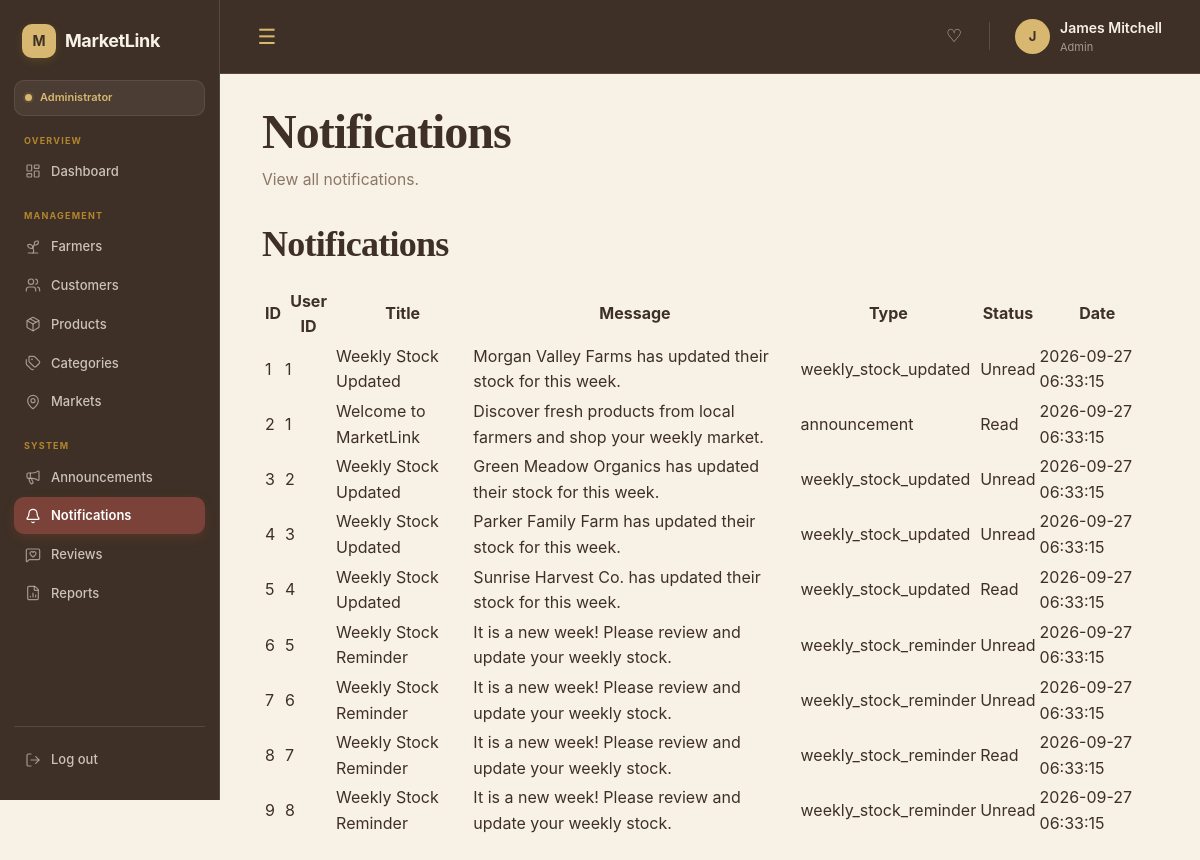
Page /admin/notifications.php (signed in) on the committed database.
### tables this page shows
CREATE TABLE `notifications` (
  `id` int(10) UNSIGNED NOT NULL,
  `user_id` int(10) UNSIGNED NOT NULL,
  `type` varchar(50) NOT NULL,
  `title` varchar(150) NOT NULL,
  `message` text NOT NULL,
  `is_read` tinyint(1) NOT NULL DEFAULT 0,
  `created_at` timestamp NOT NULL DEFAULT current_timestamp()
);

### admin/notifications.php (the view, shortened to what this page needs)
<?php
require_once __DIR__ . '/../includes/include.php';
$adminNotifications = [];
$errors = [];
$stmt = $conn->prepare("
    SELECT
        id,
        user_id,
        title,
        message,
        type,
        is_read,
        created_at
    FROM notifications
    ORDER BY created_at DESC
");
if ($stmt) {
    if ($stmt->execute()) {
        $result = $stmt->get_result();
        while ($row = $result->fetch_assoc()) {
            $adminNotifications[] = $row;
        }
    } else {
        $errors[] = 'Failed to load notifications: ' . $stmt->error;
    }
} else {
    $errors[] = 'Failed to prepare notifications query: ' . $conn->error;
}
?>
<!DOCTYPE html>
<html lang="en">
<head>
    <link rel="stylesheet" href="../assets/css/base.css">
    <link rel="stylesheet" href="../assets/css/navbar.css">
    <link rel="stylesheet" href="../assets/css/sidebar.css">
</head>
<body>
<div class="admin-container">
    <?php include __DIR__ . '/../includes/navbar.php'; ?>
    <?php include __DIR__ . '/../includes/sidebar.php'; ?>
    <main class="main-content">
        <div class="page-header">
            <div>
                <h1>
                    Notifications
                </h1>
                <p>
                    View all notifications.
                </p>
            </div>
        </div>
        <section class="table-section">
            <div class="section-header">
                <h2>
                    Notifications
                </h2>
            </div>
            <div class="table-responsive">
                <table class="data-table">
                    <thead>
                        <tr>
                            <th>ID</th>
                            <th>User ID</th>
                            <th>Title</th>
                            <th>Message</th>
                            <th>Type</th>
                            <th>Status</th>
                            <th>Date</th>
                        </tr>
                    </thead>
                    <tbody>
                        <?php if (!empty($adminNotifications)): ?>
                            <?php foreach ($adminNotifications as $notification): ?>
                                <tr>
                                    <td>
                                        <?= (int) $notification['id'] ?>
                                    </td>
                                    <td>
                                        <?= (int) $notification['user_id'] ?>
                                    </td>
                                    <td>
                                        <?= htmlspecialchars($notification['title'] ?? 'N/A') ?>
                                    </td>
                                    <td>
                                        <?= htmlspecialchars($notification['message'] ?? 'N/A') ?>
                                    </td>
                                    <td>
                                        <?= htmlspecialchars($notification['type'] ?? 'N/A') ?>
                                    </td>
                                    <td>
                                        <?php if ((int) $notification['is_read'] === 1): ?>
                                            <span class="status status-active">Read</span>
                                        <?php else: ?>
                                            <span class="status status-pending">Unread</span>
                                        <?php endif; ?>
                                    </td>
                                    <td>
                                        <?= htmlspecialchars($notification['created_at'] ?? 'N/A') ?>
                                    </td>
                                </tr>
                            <?php endforeach; ?>
                        <?php endif; ?>
                    </tbody>
                </table>
            </div>
        </section>
    </main>
</div>
</body>
</html>

### assets/css/base.css (style rules this page uses)
:root { --terracotta: #87483d; --terracotta-dark: #63261b; --terracotta-light: #a3786e; --terracotta-soft: #F3DDD7; --sage: #6F7C59; --sage-dark: #596545; --sage-light: #E4E9DC; --sage-soft: #EEF1E9; --marigold: #d8b871; --marigold-dark: #978050; --marigold-light: #F5E3AF; --marigold-soft: #FAF1D9; --cream: #F8F1E5; --cream-light: #FFF9F0; --cream-dark: #EDE0CC; --white: #FFFFFF; --text: #3E3026; --text-soft: #665143; --text-muted: #8B7766; --border: #DCCDB9; --border-light: #EAE1D5; --radius-sm: 10px; --radius-md: 16px; --radius-lg: 22px; --radius-xl: 30px; --radius-pill: 999px; --shadow-soft: 0 6px 20px rgba(62, 48, 38, 0.07); --shadow-card: 0 12px 32px rgba(62, 48, 38, 0.09); --shadow-hover: 0 16px 40px rgba(62, 48, 38, 0.13); --font-main: "Space Grotesk", sans-serif; --font-body: "Inter", sans-serif; --font-serif: "Fraunces", Georgia, serif; --sidebar-width: 240px; --navbar-height: 74px; --content-max-width: 1500px; --transition-fast: 0.18s ease; --transition-normal: 0.25s ease; --transition-slow: 0.35s ease; }
* { box-sizing: border-box; }
html { scroll-behavior: smooth; }
body { margin: 0; background: var(--cream); color: var(--text); font-family: var(--font-body); line-height: 1.6; -webkit-font-smoothing: antialiased; }
h1, h2, h3, h4, h5, h6 { margin-top: 0; color: var(--text); font-family: var(--font-serif); line-height: 1.15; letter-spacing: -0.02em; }
h1 { font-size: clamp(2.2rem, 4vw, 3.6rem); }
h2 { font-size: clamp(1.8rem, 3vw, 2.6rem); }
p { margin-top: 0; }
.main-content { margin-left: var(--sidebar-width); padding: calc(var(--navbar-height) + 30px) 42px 70px; min-height: 100vh; transition: margin-left var(--transition-normal); }
.page-header { margin-bottom: 32px; }
.page-header h1 { margin-bottom: 8px; }
.page-header p { margin: 0; color: var(--text-muted); font-size: 0.98rem; }
.section-header { display: flex; align-items: center; justify-content: space-between; gap: 20px; margin-bottom: 20px; }
.section-header h2, .section-header h3 { margin-bottom: 0; }

### assets/css/sidebar.css (style rules this page uses)
:root { --sidebar-width: 220px; --sidebar-bg: #3E3026; --sidebar-bg-light: #4C3B2F; --sidebar-text: #F8F1E5; --sidebar-text-soft: rgba(248, 241, 229, 0.76); --sidebar-text-muted: rgba(248, 241, 229, 0.50); --sidebar-border: rgba(248, 241, 229, 0.12); --sidebar-terracotta: #7a4238; --sidebar-terracotta-dark: #63261b; --sidebar-sage: #6F7C59; --sidebar-marigold: #d8b871; --sidebar-cream: #F8F1E5; }

### rows in the picture
notifications: id "1", user "1", title "Weekly Stock Updated", message "Morgan Valley Farms has updated their stock for this week.", type "weekly_stock_updated", is_read "Unread", created_at "2026-09-27 06:33:15"
notifications: id "2", user "1", title "Welcome to MarketLink", message "Discover fresh products from local farmers and shop your weekly market.", type "announcement", is_read "Read", created_at "2026-09-27 06:33:15"
notifications: id "3", user "2", title "Weekly Stock Updated", message "Green Meadow Organics has updated their stock for this week.", type "weekly_stock_updated", is_read "Unread", created_at "2026-09-27 06:33:15"
notifications: id "4", user "3", title "Weekly Stock Updated", message "Parker Family Farm has updated their stock for this week.", type "weekly_stock_updated", is_read "Unread", created_at "2026-09-27 06:33:15"
notifications: id "5", user "4", title "Weekly Stock Updated", message "Sunrise Harvest Co. has updated their stock for this week.", type "weekly_stock_updated", is_read "Read", created_at "2026-09-27 06:33:15"
notifications: id "6", user "5", title "Weekly Stock Reminder", message "It is a new week! Please review and update your weekly stock.", type "weekly_stock_reminder", is_read "Unread", created_at "2026-09-27 06:33:15"
notifications: id "7", user "6", title "Weekly Stock Reminder", message "It is a new week! Please review and update your weekly stock.", type "weekly_stock_reminder", is_read "Unread", created_at "2026-09-27 06:33:15"
notifications: id "8", user "7", title "Weekly Stock Reminder", message "It is a new week! Please review and update your weekly stock.", type "weekly_stock_reminder", is_read "Read", created_at "2026-09-27 06:33:15"
notifications: id "9", user "8", title "Weekly Stock Reminder", message "It is a new week! Please review and update your weekly stock.", type "weekly_stock_reminder", is_read "Unread", created_at "2026-09-27 06:33:15"

### other values in the picture
$_SESSION['name'] "James Mitchell"
$_SESSION['role'] "Admin"
